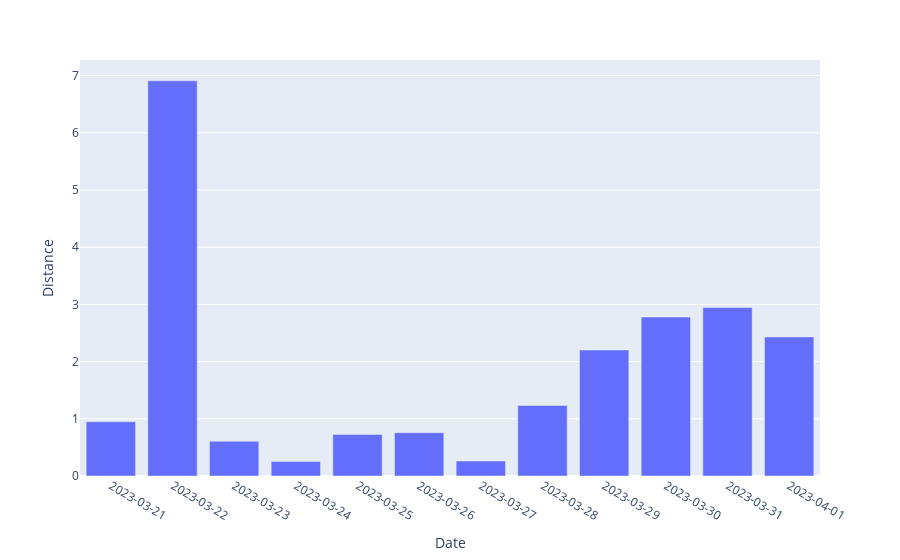

The code cell stored with this chart in its notebook:
### Code cell
fig = px.bar(dis_per_day,x='Date',y='Distance')
fig.update_xaxes(type='category')
fig.show()

### Figure 1 — Plotly figure (JSON) as saved in the notebook; plotly's stock layout.template omitted (floating-point values rounded to 4 significant figures)
{"data": [{"alignmentgroup": "True", "hovertemplate": "Date=%{x}<br>Distance=%{y}<extra></extra>", "legendgroup": "", "marker": {"color": "#636efa", "pattern": {"shape": ""}}, "name": "", "offsetgroup": "", "orientation": "v", "showlegend": false, "textposition": "auto", "type": "bar", "x": ["2023-03-21", "2023-03-22", "2023-03-23", "2023-03-24", "2023-03-25", "2023-03-26", "2023-03-27", "2023-03-28", "2023-03-29", "2023-03-30", "2023-03-31", "2023-04-01"], "xaxis": "x", "y": [0.9485, 6.908, 0.6064, 0.2524, 0.7267, 0.7564, 0.2613, 1.233, 2.202, 2.777, 2.944, 2.431], "yaxis": "y"}], "layout": {"barmode": "relative", "legend": {"tracegroupgap": 0}, "margin": {"t": 60}, "xaxis": {"anchor": "y", "domain": [0, 1], "title": {"text": "Date"}, "type": "category"}, "yaxis": {"anchor": "x", "domain": [0, 1], "title": {"text": "Distance"}}}}
